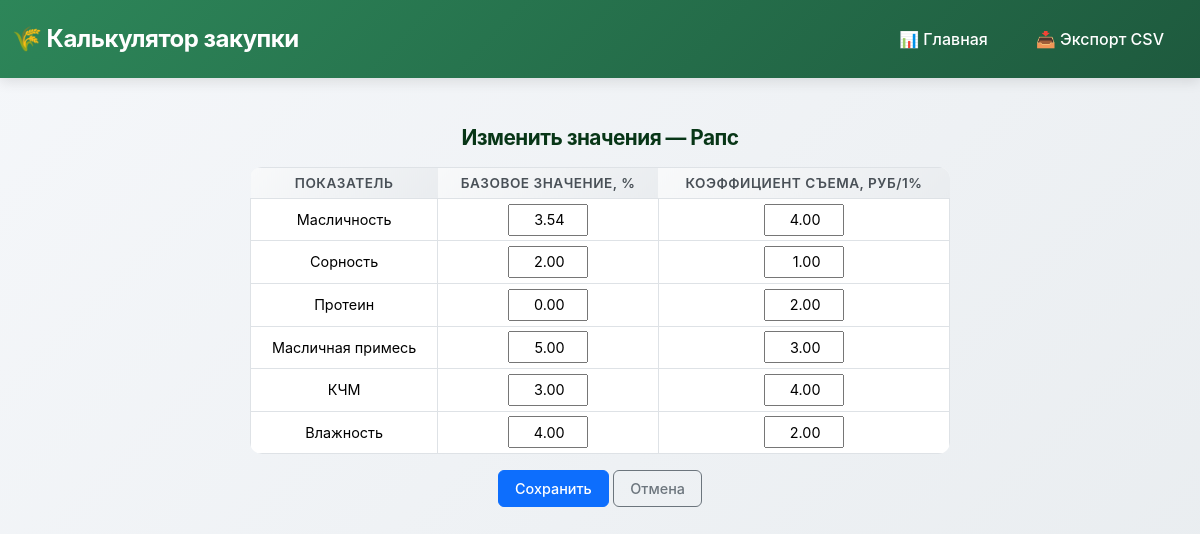
The page /change_raps/ on the database as committed earlier.
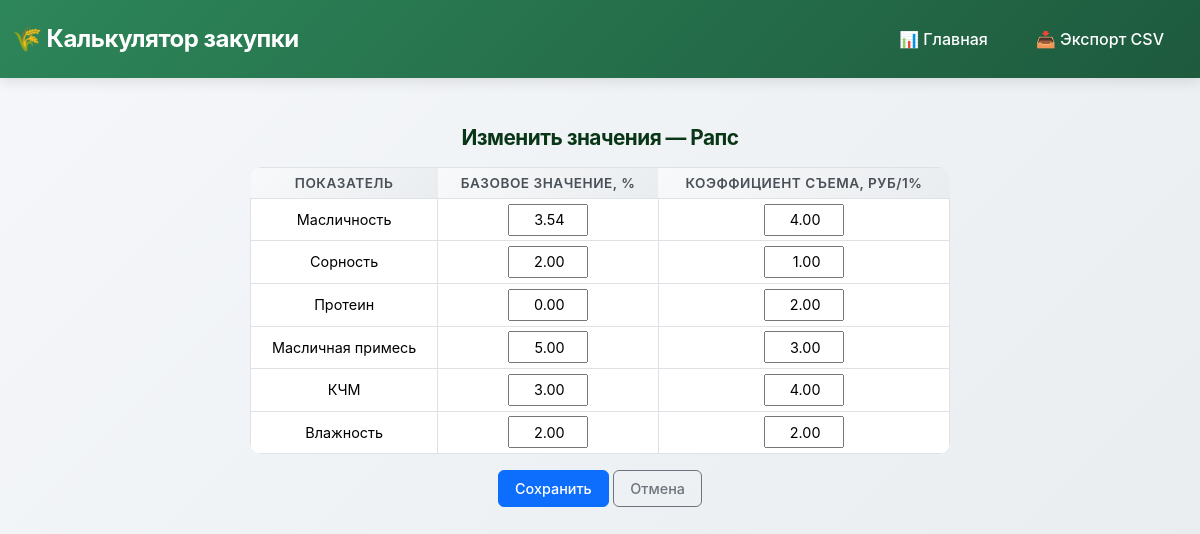
The same page on the database as committed later.
### purch_calculator/removal_rates/models.py (models this page shows, shortened)
class RemovalForRapeseed(models.Model):
    moisture_base = models.DecimalField(
        _("Влажность (базовое значение, %)"),
        max_digits=10, decimal_places=2, default=0,
        validators=[MinValueValidator(0, message=_("Значение не может быть отрицательным."))]
    )
    moisture_removal = models.DecimalField(
        _("Влажность (коэффициент съема)"),
        max_digits=10, decimal_places=2, default=0,
        validators=[MinValueValidator(0, message=_("Значение не может быть отрицательным."))]
    )
    weed_impurity_base = models.DecimalField(
        _("Сорность (базовое значение, %)"),
        max_digits=10, decimal_places=2, default=0,
        validators=[MinValueValidator(0, message=_("Значение не может быть отрицательным."))]
    )
    weed_impurity_removal = models.DecimalField(
        _("Сорность (коэффициент съема)"),
        max_digits=10, decimal_places=2, default=0,
        validators=[MinValueValidator(0, message=_("Значение не может быть отрицательным."))]
    )
    oil_impurity_base = models.DecimalField(
        _("Масличная примесь (базовое значение, %)"),
        max_digits=10, decimal_places=2, default=0,
        validators=[MinValueValidator(0, message=_("Значение не может быть отрицательным."))]
    )
    oil_impurity_removal = models.DecimalField(
        _("Масличная примесь (коэффициент съема)"),
        max_digits=10, decimal_places=2, default=0,
        validators=[MinValueValidator(0, message=_("Значение не может быть отрицательным."))]
    )
    oil_content_base = models.DecimalField(
        _("Масличность (базовое значение, %)"),
        max_digits=10, decimal_places=2, default=0,
        validators=[MinValueValidator(0, message=_("Значение не может быть отрицательным."))]
    )
    oil_content_removal = models.DecimalField(
        _("Масличность (коэффициент съема)"),
        max_digits=10, decimal_places=2, default=0,
        validators=[MinValueValidator(0, message=_("Значение не может быть отрицательным."))]
    )
    KCHM_base = models.DecimalField(
        _("КЧМ (базовое значение, %)"),
        max_digits=10, decimal_places=2, default=0,
        validators=[MinValueValidator(0, message=_("Значение не может быть отрицательным."))]
    )
    KCHM_removal = models.DecimalField(
        _("КЧМ (коэффициент съема)"),
        max_digits=10, decimal_places=2, default=0,
        validators=[MinValueValidator(0, message=_("Значение не может быть отрицательным."))]
    )
    protein_base = models.DecimalField(
        _("Протеин (базовое значение, %)"),
        max_digits=10, decimal_places=2, default=0,
        validators=[MinValueValidator(0, message=_("Значение не может быть отрицательным."))]
    )
    protein_removal = models.DecimalField(
        _("Протеин (коэффициент съема)"),
        max_digits=10, decimal_places=2, default=0,
        validators=[MinValueValidator(0, message=_("Значение не может быть отрицательным."))]
    )

### purch_calculator/removal_rates/views.py (the view)
# urls.py: path('change_raps/',UpdateRaps.as_view(),name='update_raps'),
class UpdateRaps(UpdateView):
    model = RemovalForRapeseed
    form_class = RapeseedForm
    success_url = reverse_lazy('index')
    template_name = 'change_data/update_raps.html'
    def get_object(self, queryset=None):
        obj, _ = RemovalForRapeseed.objects.get_or_create(pk=1)
        return obj

### purch_calculator/removal_rates/forms.py
class RapeseedForm(forms.ModelForm):
    class Meta:
        model = RemovalForRapeseed
        fields = [
        "moisture_base", "moisture_removal",
        "weed_impurity_base", "weed_impurity_removal",
        "oil_impurity_base", "oil_impurity_removal",
        "oil_content_base", "oil_content_removal",
        "KCHM_base", "KCHM_removal",
        "protein_base", "protein_removal"
    ]
        widgets = {
            field: forms.NumberInput(attrs={'step': '1'})
            for field in fields
        }

### templates/change_data/update_raps.html (shortened to what this page needs)
{% extends "base.html" %}
{% load django_bootstrap5 %}
{% block content %}
<div class="container mt-4">
  <h2>Изменить значения — Рапс</h2>
  <form method="post" novalidate>
    <div class="table-container">
      <table class="table table-bordered table-sm compact-table">
        <thead>
          <tr>
            <th>Показатель</th>
            <th>Базовое значение, %</th>
            <th>Коэффициент съема, руб/1%</th>
          </tr>
        </thead>
        <tbody>
          <tr><td>Масличность</td><td>{{ form.oil_content_base }}</td><td>{{ form.oil_content_removal }}</td></tr>
          <tr><td>Сорность</td><td>{{ form.weed_impurity_base }}</td><td>{{ form.weed_impurity_removal }}</td></tr>
          <tr><td>Протеин</td><td>{{ form.protein_base }}</td><td>{{ form.protein_removal }}</td></tr>
          <tr><td>Масличная примесь</td><td>{{ form.oil_impurity_base }}</td><td>{{ form.oil_impurity_removal }}</td></tr>
          <tr><td>КЧМ</td><td>{{ form.KCHM_base }}</td><td>{{ form.KCHM_removal }}</td></tr>
          <tr><td>Влажность</td><td>{{ form.moisture_base }}</td><td>{{ form.moisture_removal }}</td></tr>
        </tbody>
      </table>
    </div>
    <div class="text-center mt-3">
      <button type="submit" class="btn btn-primary btn-sm">Сохранить</button>
      <a href="{% url 'index' %}" class="btn btn-outline-secondary btn-sm">Отмена</a>
    </div>
  </form>
</div>
{% endblock %}

Rows that differ between the two databases and show on the page:
changed RemovalForRapeseed: moisture_base "4.00" → "2.00"
